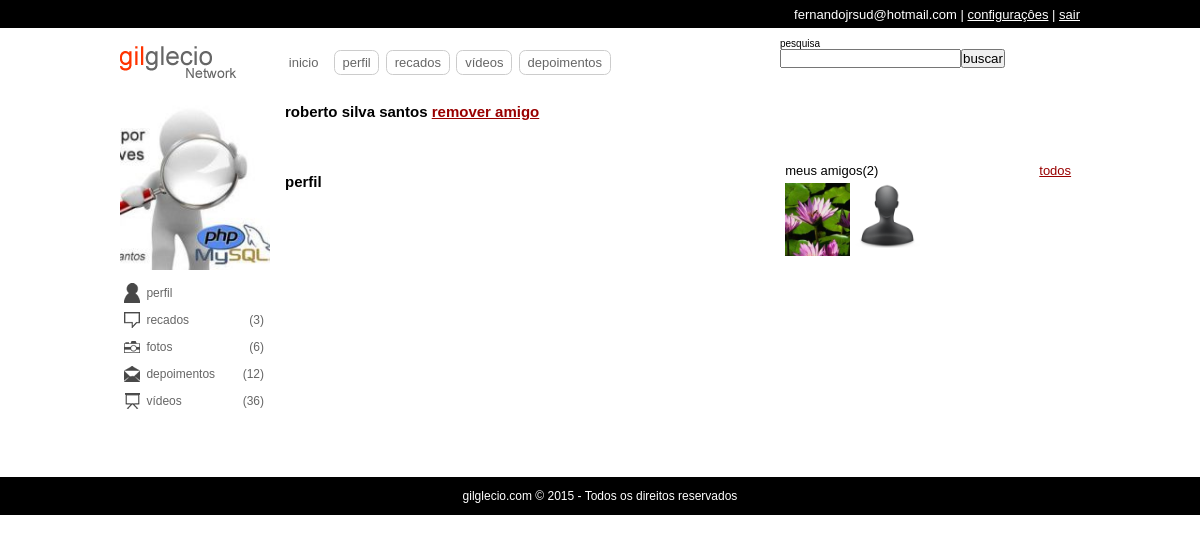
Page /perfil.php?uid=2 (signed in) on the committed database.
### tables this page shows
CREATE TABLE IF NOT EXISTS `usuarios` (
`id` int(11) NOT NULL,
  `email` varchar(64) NOT NULL,
  `senha` varchar(128) NOT NULL,
  `nome` varchar(32) NOT NULL,
  `sobrenome` varchar(64) NOT NULL,
  `nascimento` date NOT NULL,
  `sexo` varchar(10) NOT NULL,
  `imagem` varchar(128) DEFAULT NULL,
  `status` int(1) NOT NULL DEFAULT '0',
  `cadastro` date NOT NULL,
  `nivel` int(1) NOT NULL DEFAULT '0'
);

### classes/DB.class.php (called while the page is built, shortened)
<?php
	class DB{
		private static $conn;
		static function getConn(){
			if(is_null(self::$conn)){
				self::$conn = new PDO('mysql:host=localhost;dbname=aularedesocial','root','');
				self::$conn->setAttribute(PDO::ATTR_ERRMODE,PDO::ERRMODE_EXCEPTION);
			}
			return self::$conn;
		}
	}

### classes/Amisade.class.php (called while the page is built, shortened)
<?php
class Amisade extends DB {
    static function list_amigos($idExtrangeiro) {
        $selAmigos = self::getConn()->prepare('SELECT u.id, u.nome, u.sobrenome, u.imagem FROM usuarios u INNER JOIN amisade a ON (((u.id=a.de) AND (a.para=?)) OR ((u.id=a.para) AND (a.de=?))) AND a.status=1');
        $selAmigos->execute(array($idExtrangeiro, $idExtrangeiro));
        $d['num'] = $selAmigos->rowCount();
        $d['dados'] = $selAmigos->fetchAll();
        return $d;
    }
    static function strIdAmigos($amigos) {
        $ids = array();
        foreach ($amigos as $value) {
            array_push($ids, $value['id']);
        }
        return implode(',', $ids);
    }
}

### includes/amigos.php (the view, shortened to what this page needs)
<div class="blocos" id="publicidade">
</div>
<div class="blocos" id="meus-amigos">
    <span>meus amigos(<?php echo $list_amigos['num'] ?>) <a href="#">todos</a></span>
    <ul>
    	<?php
		if($list_amigos['num']>0){
			foreach($list_amigos['dados'] as $resAmigos){
				echo '<li><span><a href="perfil.php?uid='.$resAmigos[0].'"><img src="uploads/usuarios/'.user_img($resAmigos[3]).'" alt="" title="'.$resAmigos[1].' '.$resAmigos[2].'" /></a></span></li>';
			}
		}else{
			echo 'Você não tem amigos';
		}
		?>
    </ul>
</div>

### estilos/template.css (style rules this page uses)
* { margin:0; padding:0; }
body { background:url(../uploads/tema/default.jpg) center fixed; font:62.5% "Trebuchet MS", Arial, Helvetica, sans-serif; text-align:center; }
img { display:block; }
a { color:#900; }
div.blocos { width:100%; min-height:50px; margin-bottom:1em; clear:both; background:#fff; }
div#content .blocos { width:auto; }
div#meus-amigos { padding:0.2em; overflow:hidden; font-size:1.3em; }
div#meus-amigos span { width:97%; display:block; padding:0.2em; }
div#meus-amigos span a { float:right; }
div#meus-amigos ul { width:298px; height:281px; overflow-y:scroll; list-style:none; }
div#meus-amigos ul li { display:inline; float:left; }
div#meus-amigos ul li span { width:65px; height:70px; overflow:hidden; }
div#meus-amigos ul li img { width:100%; }

### rows in the picture
usuarios: imagem (picture)
usuarios: shows a picture

### other values in the picture
$_SESSION['socialbigui_usuario'] "fernandojrsud@hotmail.com"
$recados['num'] "3"
Albuns::totalFotos($idExtrangeiro) "6"
$user_fullname "roberto silva santos"
$list_amigos['num'] "2"
